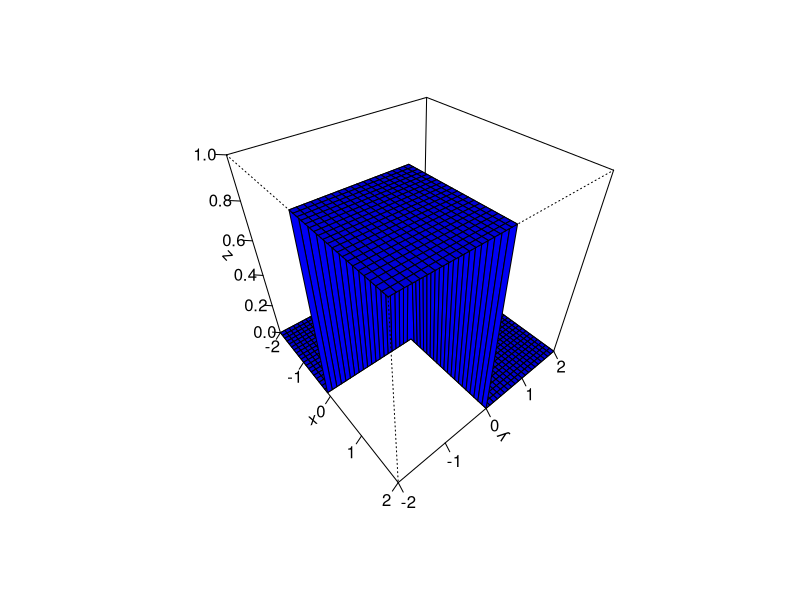
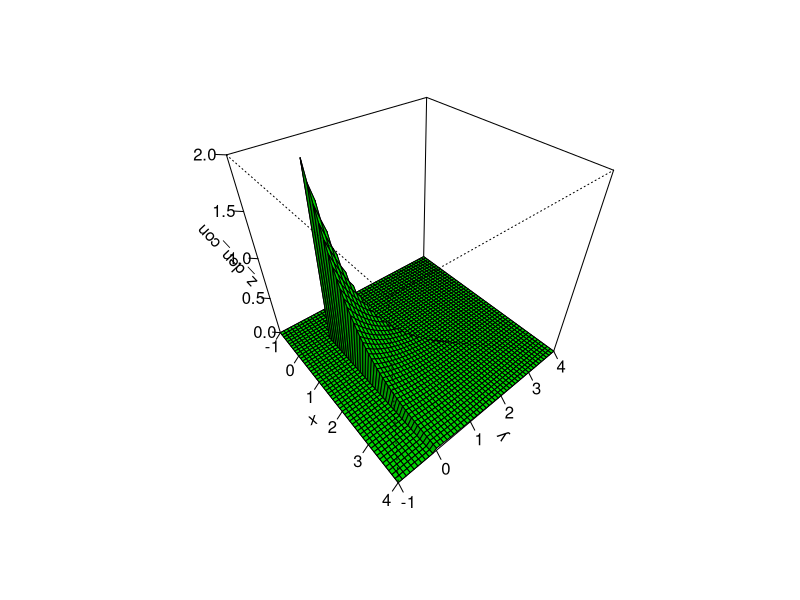
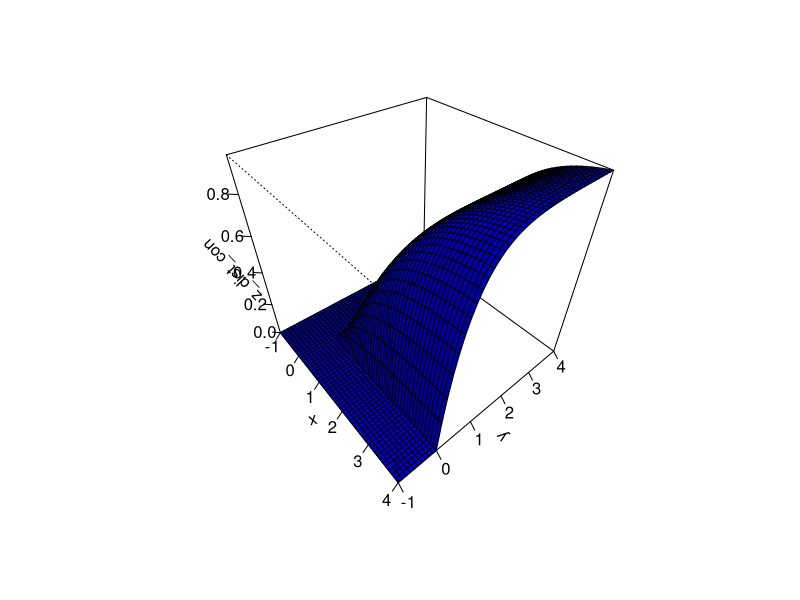

R code for these plots, in order:
## ---- chunk 1
knitr::opts_chunk$set(echo = TRUE)
## ---- chunk 2
dist_con <- function(x, y){ifelse(x<0 | y>0, 0,
                          ifelse(x >= 0 & x <= 1 & y>= 0 & y<=1, x*y,
                          ifelse(x>= 0 & x<= 1 & y>1, x, ifelse(y>= 0 & y<=1 & x>1, y, 1))))}

x <- seq(-2, 2, 0.1)
y <- seq(-2, 2, 0.1)
z <- outer(x, y, dist_con)
persp(x, y, z, theta = 50, phi = 40, col = "blue", shade = 0.25, ticktype = 'detailed')

## ---- chunk 3
probadado <- function(x, n=6) sapply(x, FUN = function(x)
  if (x %in% c(1:n)) {return(1/n)} else {return(0)})
## ---- chunk 4
probadado(4, 6)
## ---- chunk 5
probadado2 <- function(x, y, n = 6) {probadado(x, n)*probadado(y,n)}
## ---- chunk 6
probadado2(3, 4, 6)
## ---- chunk 7
psum_prod <- function(x, y, n=6){
  Dxy <- data.frame(d1 = rep(1:n, each = n), d2 = rep(1:n, times = n))
  Dxy$suma <- Dxy$d1+Dxy$d2
  Dxy$producto <- Dxy$d1*Dxy$d2
  aux <- Dxy[Dxy$suma == x& Dxy$producto == y, ]
  sum(apply(aux[, 1:2], FUN = function(x) {probadado2(x[1], x[2], n = n)}, 1))
}

## ---- chunk 8
psum_prod(6, 8)
## ---- chunk 9
den_con <- function(x,y){ifelse(x>=0 & y>= 0 & x>=y,
                               2*exp(-x-y),0)}
dist_con <- function(x,y){ifelse(x>=0 & y>=0 & x<=y,
                                 1-2*exp(-x) + exp(-2*x), ifelse(x>= 0 & y>= 0 & x>= y,
                                                                 1-2*exp(-x)-exp(-2*y)+2*exp(-x-y),0))}
## ---- chunk 10
x <- seq(-1, 4, 0.1)
y <- seq(-1, 4, 0.1)
z_den_con <- outer(x, y, den_con)
z_dist_con <- outer(x, y, dist_con)
persp(x, y, z_den_con, theta = 50, phi = 40, col = "green", shade = 0.25, ticktype="detailed")
persp(x, y, z_dist_con, theta = 50, phi = 40, col = "blue", shade = 0.25, ticktype = "detailed")
